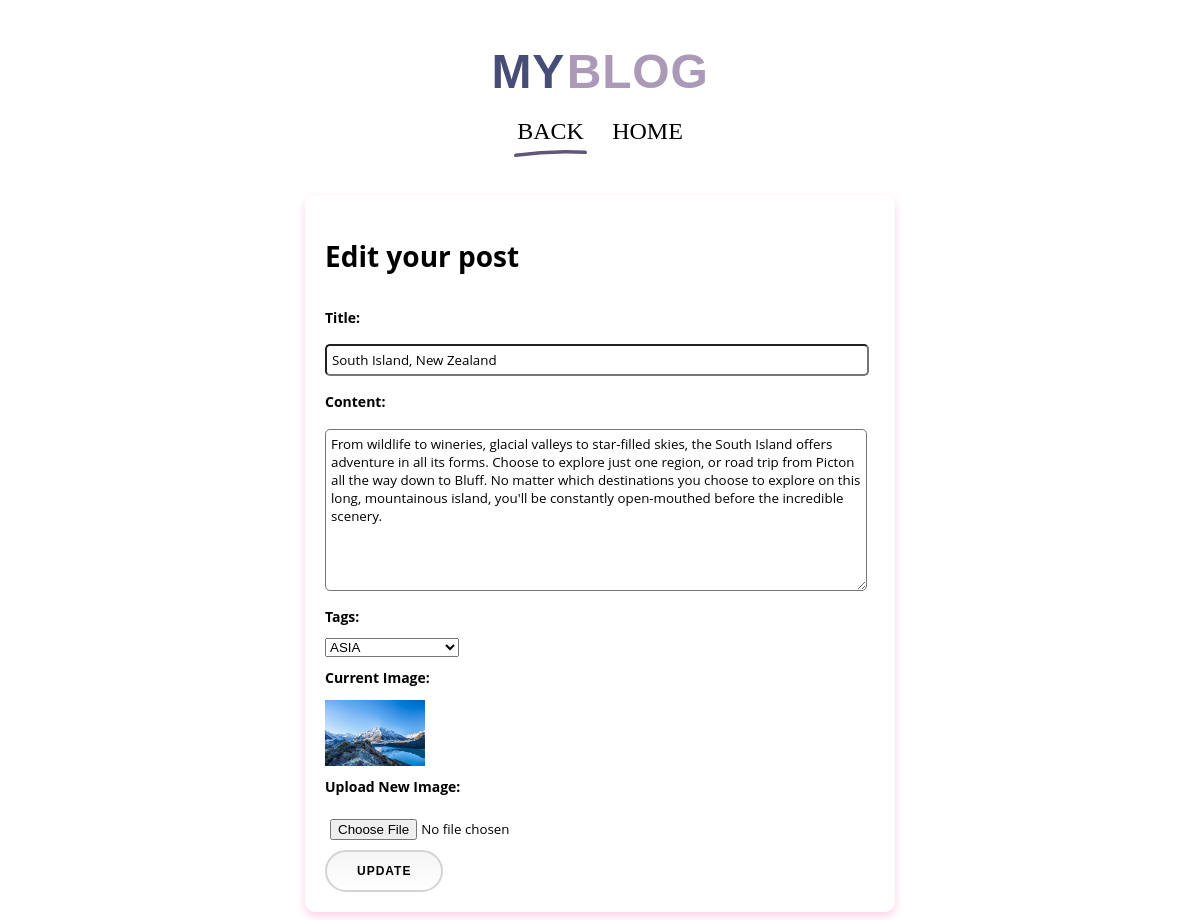
The app's page /assignment2/edit_post.php?post_id=4 (signed in) with its own data.
### tables this page shows
CREATE TABLE `blog` (
  `ID` int(15) NOT NULL,
  `Time` date NOT NULL,
  `Title` text NOT NULL,
  `Contents` text NOT NULL,
  `Tags` varchar(255) NOT NULL,
  `Picture` longblob NOT NULL,
  `userID` int(15) NOT NULL
);

### assignment2/edit_post.php (the view, shortened to what this page needs)
<?php
$server_name = "localhost";
$user_name = "root";
$password = "";
$database_name = "assignment2";
$post = [];
$conn = new mysqli($server_name, $user_name, $password, $database_name);
        if ($_SERVER["REQUEST_METHOD"] == "POST") {
            if (isset($_POST['Title'], $_POST['Contents'], $_POST['Tags'])) {
                $picture = null;
                if (isset($_FILES['Picture']['name']) && $_FILES['Picture']['name'] != '') {
                    $target_dir = "uploads/";
                    $picture = $target_dir . basename($_FILES["Picture"]["name"]);
                    move_uploaded_file($_FILES["Picture"]["tmp_name"], $picture);
                }
                if (!$picture && isset($_POST['current_picture'])) {
                    $picture = $_POST['current_picture'];
                }
$current_picture = $post['Picture'] ?? '';
        $stmt = $conn->prepare("UPDATE blog SET Title=?, Contents=?, Tags=?, Picture=? WHERE ID=?");
        $stmt->bind_param("ssssi", $_POST['Title'], $_POST['Contents'], $_POST['Tags'][0], $picture, $_POST['post_id']);
        if ($stmt->execute()) {
            echo "<script>
                alert('Post updated successfully!');
                window.location.href='blog.php';  // Redirects to blog.php after showing the alert
            </script>";
        } else {
            echo "<script>alert('Error updating post.');</script>";
        }
        $stmt->close();
    }
} else {
    if (isset($_GET['post_id'])) {
        $post_id = $_GET['post_id'];
        $stmt = $conn->prepare("SELECT ID, Title, Contents, Tags, Picture FROM blog WHERE ID=?");
        $stmt->bind_param("i", $post_id);
        $stmt->execute();
        $result = $stmt->get_result();
        $post = $result->fetch_assoc();
    }
}
?>
<!DOCTYPE html>
<html lang="en">
<head>
    <link rel="stylesheet" href="css/post.css">
</head>
<body>
<div class="container bar">
        <nav class="nav">
            <div class="nav__logo"> <span>MY</span><span>BLOG</span></div>
            <div class="nav__links">
                <div class="nav__item active"><a href="blog.php"> Back</a></div>
                <div class="nav__item"><a href="index.php">Home</a></div>
            </div>
        </nav>
    </div>
    <div id="blog">
        <h1>Edit your post</h1>
        <form method="POST" action="edit_post.php" enctype="multipart/form-data">
            <label>Title:</label>
            <input type="text" placeholder="Name Your Post" name="Title" value="<?php echo htmlspecialchars($post['Title'] ?? '', ENT_QUOTES); ?>">
            <label>Content:</label>
            <textarea placeholder="Write Your Post" name="Contents"><?php echo htmlspecialchars($post['Contents'] ?? '', ENT_QUOTES); ?></textarea>
            <label>Tags:</label>
            <select name="Tags[]"  size="1">
            <option value="ASIA">ASIA</option>
    </select>
            <label>Current Image:</label>
            <?php if (isset($post['Picture'])): ?>
                <img src="<?php echo htmlspecialchars($post['Picture'], ENT_QUOTES); ?>" alt="Post Image" width="100">
            <?php else: ?>
                No image uploaded.
            <?php endif; ?>
            <label>Upload New Image:</label>
            <input type="file" accept="image/*" class="form-control" placeholder="Choose a profile picture" name="Picture">
            <button class="submit" type="submit">Update</button>
        </form>
    </div>
</body>

### assignment2/css/post.css (style rules this page uses)
:root { --brown: #7b594c; --brown-80: #c99e77; --brown-60: #dbc09f; --brown-40: #ede1c7; --brown-10: #faf7f0; --purple--darker: #251f32; --purple-dark: #39304c; --purple: #61567a; --purple-80: #7c5f7d; --purple-40: #aa9ab8; --purple-20: #d8d4f2; --purple-10: #e4e0f5; --purple-blue: #464d77; }
body { background: #fff; font-family: "Titillium Web", sans-serif; background: url("https://assets.codepen.io/567707/bg-ricepaper.png"); line-height: 1.6; color: var(--purple-darker); }
.nav { font-family: "Architects Daughter", cursive; font-size: clamp(1.2rem, 2vw, 1.5rem); margin: 3rem 1rem 0; text-transform: uppercase; cursor: pointer; text-align: center; }
.nav__logo { font-family: "Multicolore", sans-serif; font-weight: 900; font-size: clamp(2rem, 4vw, 3rem); line-height: 1; letter-spacing: 0.05rem; }
.nav__logo span { color: var(--purple-80); }
.nav__logo span:nth-child(1) { color: var(--purple-blue); display: inline-block; margin-right: 0.1rem; }
.nav__logo span:nth-child(2) { color: var(--purple-40); }
.nav__links { flex: 0 0 auto; margin: 0.5rem 0 0 auto; }
.nav__item { display: inline-block; margin: 0.5rem; padding: 0 0.2rem 0.4rem; }
.nav__item a { text-decoration: none; color:black; }
.nav__item.active { color: var(--purple); background-repeat: no-repeat; background-position: bottom center; }
a, a:visited { display: block; text-decoration: inherit; color: inherit; }
#blog { width: 550px; height: 120%; margin: 0 auto; margin-top: 30px; padding: 20px; border-radius: 5px; font-family: 'Open Sans', sans-serif; font-size: 14px; background: #fff; border-radius: 10px; box-shadow: 0 4px 8px rgba(238, 39, 155, 0.218); transition: box-shadow 0.3s; }
#blog h1 { text-align: left; font-size: 28px; font-weight: 700; font-family: 'Open Sans'; }
form * { display: block; }
label { padding: 10px 0; font-weight: 700; }
input, textarea { width: 530px; margin: 5px 0; padding: 5px; border-radius: 5px; font-family: 'Open Sans', sans-serif; }
textarea { height: 150px; }
.submit { padding: 12px 30px; background: linear-gradient(to bottom, #f5f5f5, #fff); border: 2px solid #d3d3d3; border-radius: 30px; font-weight: 700; font-size: 12px; text-transform: uppercase; letter-spacing: 1px; cursor: pointer; transition: background-color 0.3s, border-color 0.3s, transform 0.3s; }

### records on screen
blog: Title "South Island, New Zealand", Contents "From wildlife to wineries, glacial valleys to star-filled skies, the South Island offers adventure in all its forms. Choose to explore just one region, or road trip from Picton all the way down to Bluff. No matter which destinations you choose to explore on this long, mountainous island, you'll be constantly open-mouthed before the incredible scenery.", Picture (picture)
